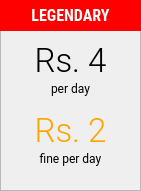
       <widget class="QFrame" name="frame_4">
        <property name="geometry">
         <rect>
          <x>760</x>
          <y>290</y>
          <width>141</width>
          <height>191</height>
         </rect>
        </property>
        <property name="styleSheet">
         <string notr="true">border-color:white;</string>
        </property>
        <property name="frameShape">
         <enum>QFrame::StyledPanel</enum>
        </property>
        <property name="frameShadow">
         <enum>QFrame::Raised</enum>
        </property>
        <widget class="QFrame" name="frame_16">
         <property name="geometry">
          <rect>
           <x>0</x>
           <y>0</y>
           <width>141</width>
           <height>31</height>
          </rect>
         </property>
         <property name="styleSheet">
          <string notr="true">background-color:red;</string>
         </property>
         <property name="frameShape">
          <enum>QFrame::StyledPanel</enum>
         </property>
         <property name="frameShadow">
          <enum>QFrame::Raised</enum>
         </property>
         <widget class="QLabel" name="label_138">
          <property name="geometry">
           <rect>
            <x>0</x>
            <y>0</y>
            <width>141</width>
            <height>31</height>
           </rect>
          </property>
          <property name="font">
           <font>
            <family>Roboto Condensed</family>
            <pointsize>12</pointsize>
            <weight>75</weight>
            <bold>true</bold>
           </font>
          </property>
          <property name="styleSheet">
           <string notr="true">color:white</string>
          </property>
          <property name="text">
           <string>LEGENDARY</string>
          </property>
          <property name="alignment">
           <set>Qt::AlignCenter</set>
          </property>
         </widget>
        </widget>
        <widget class="QLabel" name="label_145">
         <property name="geometry">
          <rect>
           <x>10</x>
           <y>40</y>
           <width>121</width>
           <height>41</height>
          </rect>
         </property>
         <property name="font">
          <font>
           <family>Roboto Light</family>
           <pointsize>25</pointsize>
           <weight>50</weight>
           <italic>false</italic>
           <bold>false</bold>
          </font>
         </property>
         <property name="styleSheet">
          <string notr="true"/>
         </property>
         <property name="text">
          <string>Rs. 4</string>
         </property>
         <property name="alignment">
          <set>Qt::AlignCenter</set>
         </property>
        </widget>
        <widget class="QLabel" name="label_151">
         <property name="geometry">
          <rect>
           <x>10</x>
           <y>80</y>
           <width>121</width>
           <height>16</height>
          </rect>
         </property>
         <property name="font">
          <font>
           <family>Roboto</family>
           <weight>50</weight>
           <bold>false</bold>
          </font>
         </property>
         <property name="text">
          <string>per day</string>
         </property>
         <property name="alignment">
          <set>Qt::AlignCenter</set>
         </property>
        </widget>
        <widget class="QLabel" name="label_159">
         <property name="geometry">
          <rect>
           <x>10</x>
           <y>150</y>
           <width>121</width>
           <height>16</height>
          </rect>
         </property>
         <property name="font">
          <font>
           <family>Roboto</family>
           <weight>50</weight>
           <bold>false</bold>
          </font>
         </property>
         <property name="text">
          <string>fine per day</string>
         </property>
         <property name="alignment">
          <set>Qt::AlignCenter</set>
         </property>
        </widget>
        <widget class="QLabel" name="label_160">
         <property name="geometry">
          <rect>
           <x>10</x>
           <y>110</y>
           <width>121</width>
           <height>41</height>
          </rect>
         </property>
         <property name="font">
          <font>
           <family>Roboto Light</family>
           <pointsize>25</pointsize>
           <weight>50</weight>
           <italic>false</italic>
           <bold>false</bold>
          </font>
         </property>
         <property name="styleSheet">
          <string notr="true">color:orange;</string>
         </property>
         <property name="text">
          <string>Rs. 2</string>
         </property>
         <property name="alignment">
          <set>Qt::AlignCenter</set>
         </property>
        </widget>
       </widget>
